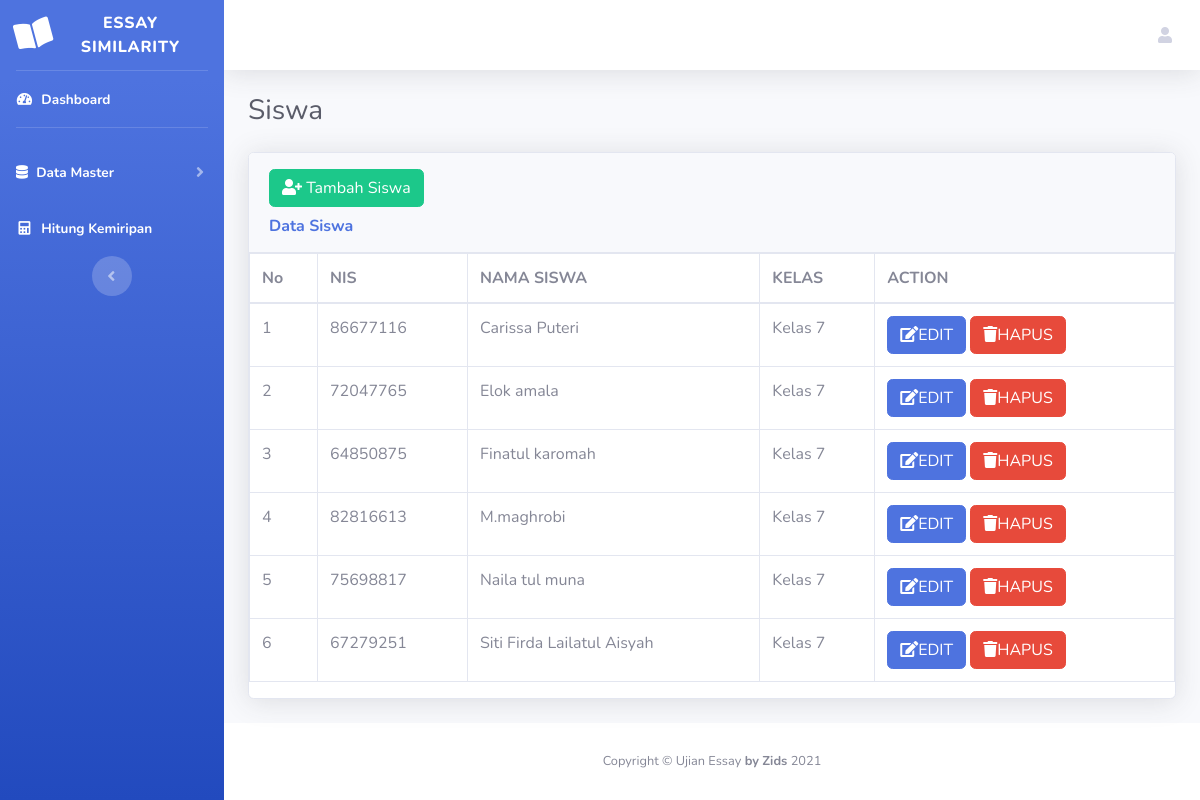
Page /siswa/siswa.php (signed in) on the earlier database version.
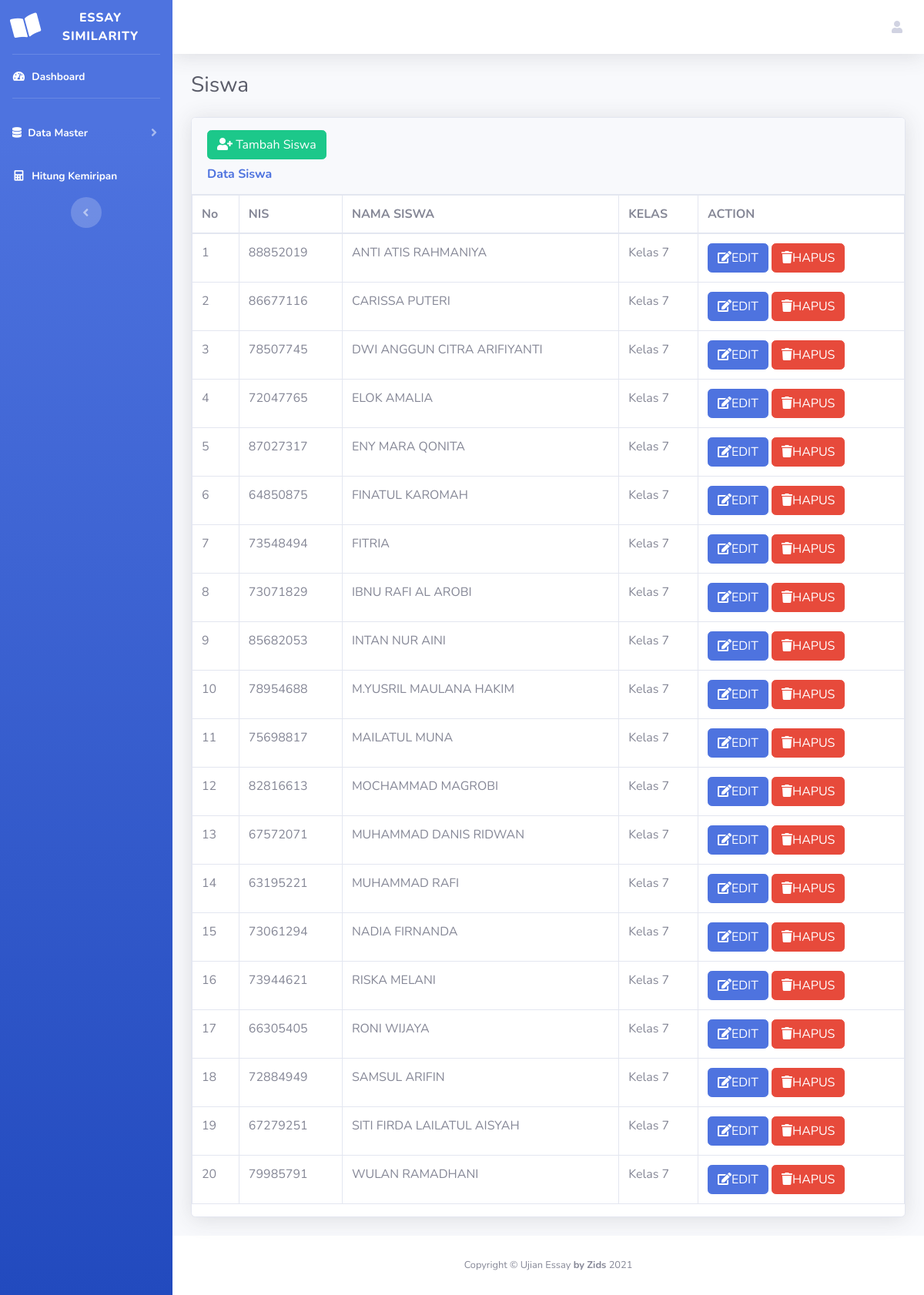
Same page on the later database version.
### tables this page shows
CREATE TABLE `siswa` (
  `nis` int(10) NOT NULL,
  `nama_siswa` varchar(100) NOT NULL,
  `id_kelas` int(10) DEFAULT NULL
);

CREATE TABLE `kelas` (
  `id_kelas` int(10) NOT NULL,
  `nama_kelas` varchar(50) NOT NULL
);

### siswa/siswa.php (the view)
<?php
include("../koneksi/koneksi.php");
include("../head.php");
?>
<?php include("../body.php") ?>
<div class="container-fluid">
    <h1 class="h3 mb-4 text-gray-800">Siswa</h1>
    <div class="card shadow mb-4">
        <div class="card-header py-3">
            <a href="tambahsiswa.php"><button type="button" class="btn btn-success" style="margin-bottom: 10px;">
                    <i class="fa fa-user-plus"></i> Tambah Siswa</button></a>
            <h6 class="m-0 font-weight-bold text-primary">Data Siswa</h6>
        </div>
        <div class="table-responsive">
            <table class="table table-bordered" id="dataTable" width="100%" cellspacing="0">
                <thead>
                    <tr>
                        <th>No</th>
                        <th>NIS</th>
                        <th>NAMA SISWA</th>
                        <th>KELAS</th>
                        <th>ACTION</th>
                    </tr>
                </thead>
                <tbody>
                    <?php
                    $no = 1;
                    $data = mysqli_query($db, "SELECT * FROM siswa INNER JOIN kelas on siswa.id_kelas=kelas.id_kelas ORDER BY nama_siswa;");
                    while ($d = mysqli_fetch_array($data)) {
                    ?>
                        <tr>
                            <td><?php echo $no++; ?></td>
                            <td><?php echo $d['nis']; ?></td>
                            <td><?php echo $d['nama_siswa']; ?></td>
                            <td><?php echo $d['nama_kelas']; ?></td>
                            <td>
                                <a href="editsiswa.php?nis=<?php echo $d['nis']; ?>" class="btn btn-primary modal_edit">
                                    <i class="fa fa-edit"></i>EDIT</a>
                                <a href="hapussiswa.php?nis=<?php echo $d['nis']; ?>" onclick="javascript: return confirm('Anda yakin hapus ?')" class="btn btn-danger modal_delete">
                                    <i class="fa fa-trash"></i>HAPUS</a>
                            </td>
                        </tr>
                    <?php } ?>
                </tbody>
            </table>
        </div>
    </div>
</div>
<?php include("../foot.php") ?>

### head.php (shortened to what this page needs)
<!DOCTYPE html>
<html lang="en">
<head>
    <link href="../vendor/fontawesome-free/css/all.min.css" rel="stylesheet" type="text/css">
    <link href="../css/sb-admin-2.min.css" rel="stylesheet">
    <link href="../vendor/datatables/dataTables.bootstrap4.min.css" rel="stylesheet">

### body.php (shortened to what this page needs)
</head>
<body id="page-top">
    <div id="wrapper">
        <ul class="navbar-nav bg-gradient-primary sidebar sidebar-dark accordion" id="accordionSidebar">
            <a class="sidebar-brand d-flex align-items-center justify-content-center" href="../dashboard/index.php">
                <div class="sidebar-brand-icon rotate-n-15">
                    <i class="fas fa-book-open"></i>
                </div>
                <div class="sidebar-brand-text mx-3">Essay Similarity</div>
            </a>
            <hr class="sidebar-divider my-0">
            <li class="nav-item active">
                <a class="nav-link" href="../dashboard/index.php">
                    <i class="fas fa-fw fa-tachometer-alt"></i>
                    <span>Dashboard</span></a>
            </li>
            <hr class="sidebar-divider">
            <li class="nav-item active">
                <a class="nav-link collapsed" href="soal.php" data-toggle="collapse" data-target="#collapseUtilities" aria-expanded="true" aria-controls="collapseUtilities">
                    <i class="fas fa-database"></i>
                    <span>Data Master</span>
                </a>
            </li>
            <li class="nav-item active">
                <a class="nav-link" href="../textmining/index.php">
                    <i class="fas fa-fw fa-calculator"></i>
                    <span>Hitung Kemiripan</span></a>
            </li>
            <div class="text-center d-none d-md-inline">
                <button class="rounded-circle border-0" id="sidebarToggle"></button>
            </div>
        </ul>
        <div id="content-wrapper" class="d-flex flex-column">
            <div id="content">
                <nav class="navbar navbar-expand navbar-light bg-white topbar mb-4 static-top shadow">
                    <ul class="navbar-nav ml-auto">
                        <li class="nav-item dropdown no-arrow">
                            <a class="nav-link dropdown-toggle" href="#" id="userDropdown" role="button" data-toggle="dropdown" aria-haspopup="true" aria-expanded="false">
                                <i class="fas fa-user"></i>
                            </a>
                        </li>
                    </ul>
                </nav>

### foot.php (shortened to what this page needs)
</div>
<footer class="sticky-footer bg-white">
    <div class="container my-auto">
        <div class="copyright text-center my-auto">
            <span>Copyright &copy; Ujian Essay <b>by Zids</b> 2021</span>
        </div>
    </div>
</footer>
</div>
</div>
</body>
</html>

Differences in the rows shown:
added siswa: nis "88852019", nama_siswa "ANTI ATIS RAHMANIYA", id_kelas.nama_kelas "Kelas 7"
changed siswa id 86677116: nama_siswa "Carissa Puteri" → "CARISSA PUTERI"
added siswa: nis "78507745", nama_siswa "DWI ANGGUN CITRA ARIFIYANTI", id_kelas.nama_kelas "Kelas 7"
changed siswa id 72047765: nama_siswa "Elok amala" → "ELOK AMALIA"
added siswa: nis "87027317", nama_siswa "ENY MARA QONITA", id_kelas.nama_kelas "Kelas 7"
changed siswa id 64850875: nama_siswa "Finatul karomah" → "FINATUL KAROMAH"
added siswa: nis "73548494", nama_siswa "FITRIA", id_kelas.nama_kelas "Kelas 7"
added siswa: nis "73071829", nama_siswa "IBNU RAFI AL AROBI", id_kelas.nama_kelas "Kelas 7"
added siswa: nis "85682053", nama_siswa "INTAN NUR AINI", id_kelas.nama_kelas "Kelas 7"
added siswa: nis "78954688", nama_siswa "M.YUSRIL MAULANA HAKIM", id_kelas.nama_kelas "Kelas 7"
changed siswa id 75698817: nama_siswa "Naila tul muna" → "MAILATUL MUNA"; moves up the list
changed siswa id 82816613: nama_siswa "M.maghrobi" → "MOCHAMMAD MAGROBI"
added siswa: nis "67572071", nama_siswa "MUHAMMAD DANIS RIDWAN", id_kelas.nama_kelas "Kelas 7"
added siswa: nis "63195221", nama_siswa "MUHAMMAD RAFI", id_kelas.nama_kelas "Kelas 7"
added siswa: nis "73061294", nama_siswa "NADIA FIRNANDA", id_kelas.nama_kelas "Kelas 7"
added siswa: nis "73944621", nama_siswa "RISKA MELANI", id_kelas.nama_kelas "Kelas 7"
added siswa: nis "66305405", nama_siswa "RONI WIJAYA", id_kelas.nama_kelas "Kelas 7"
added siswa: nis "72884949", nama_siswa "SAMSUL ARIFIN", id_kelas.nama_kelas "Kelas 7"
changed siswa id 67279251: nama_siswa "Siti Firda Lailatul Aisyah" → "SITI FIRDA LAILATUL AISYAH"
added siswa: nis "79985791", nama_siswa "WULAN RAMADHANI", id_kelas.nama_kelas "Kelas 7"
